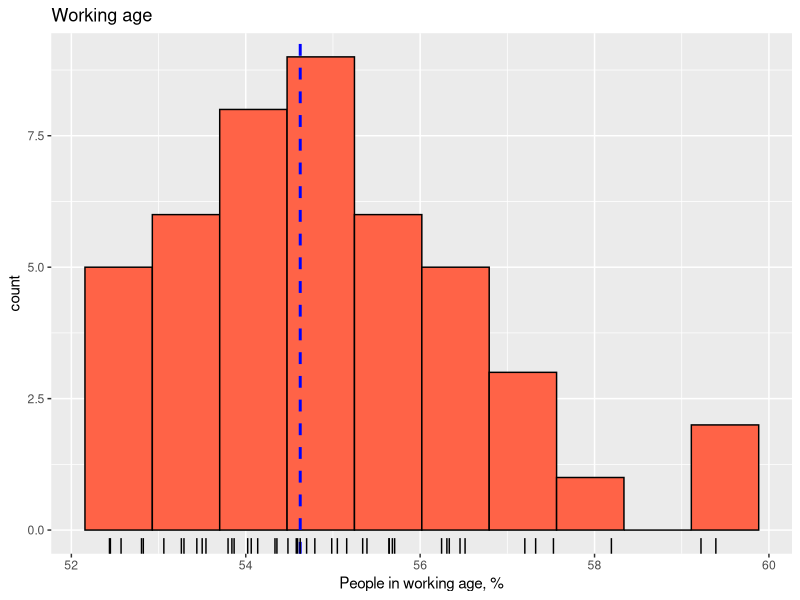
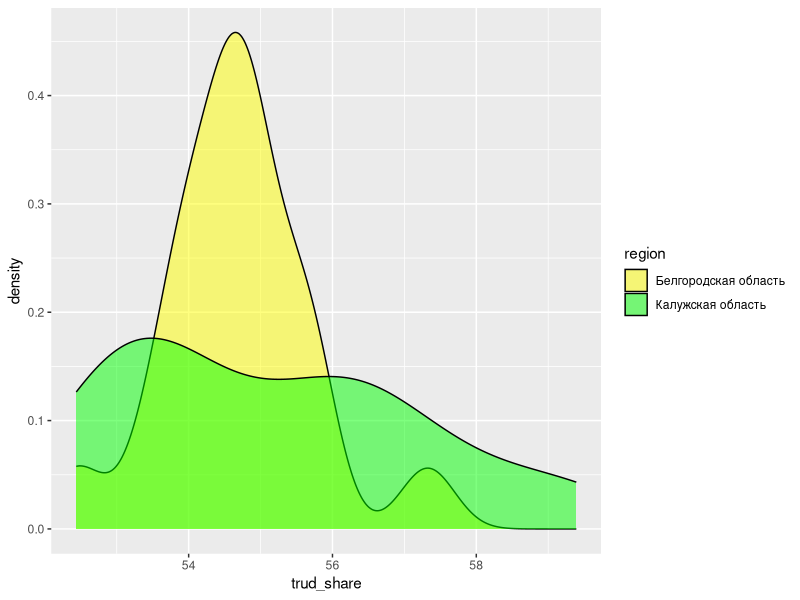
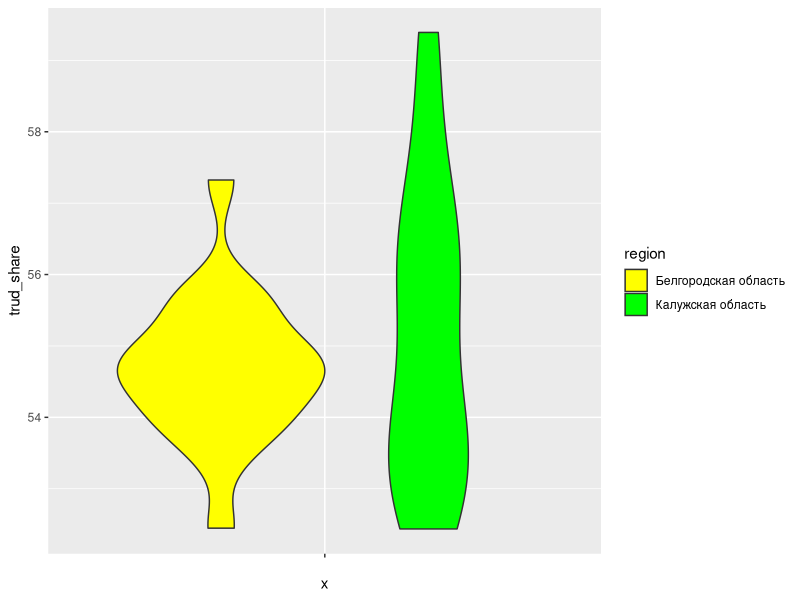
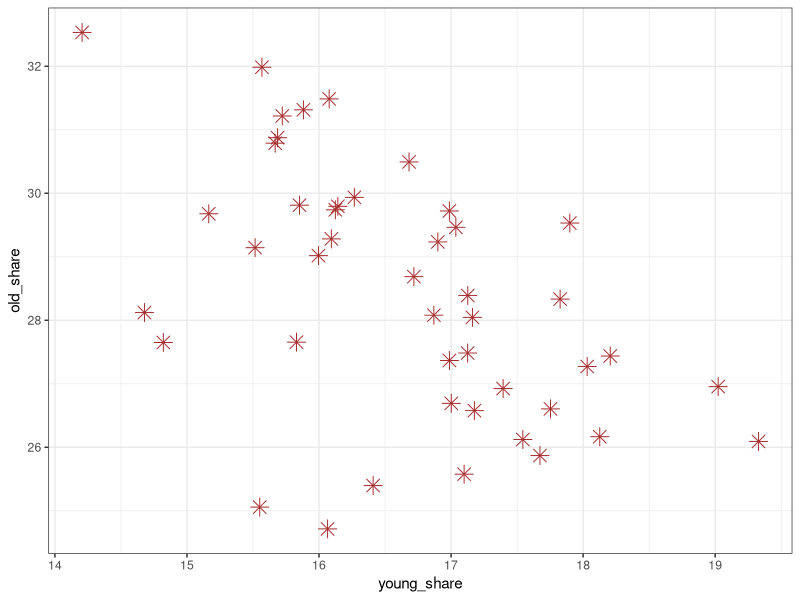
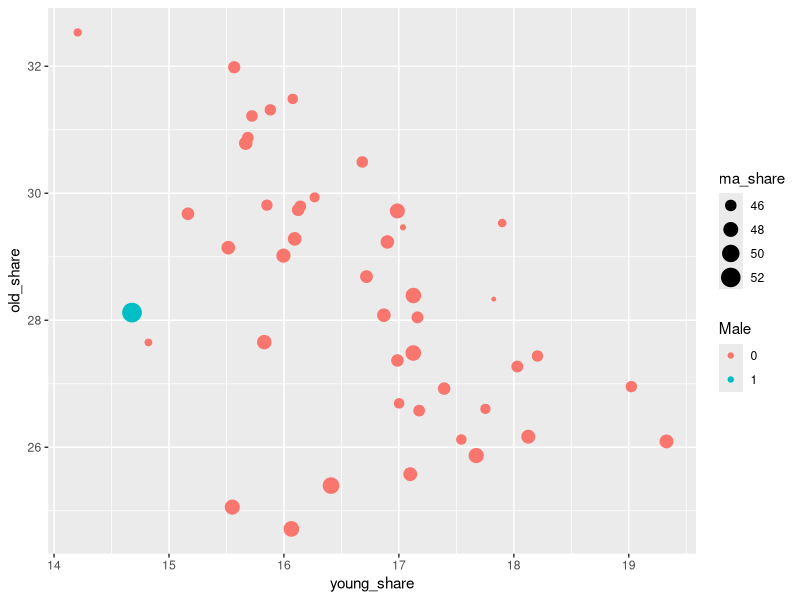
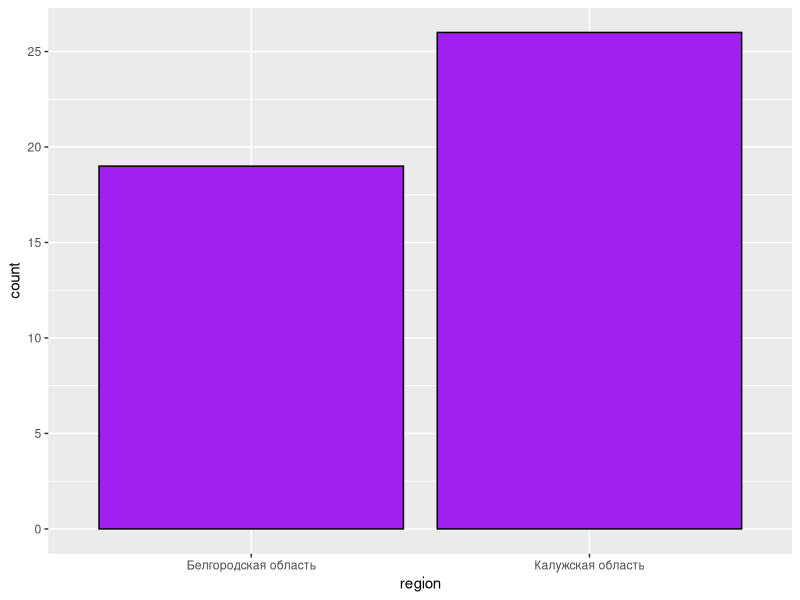

Write the R code that produced these figures, in order.
## ---- chunk 1
library(ggplot2)
library(dplyr)
## ---- chunk 2
df <- read.csv("demography.csv")
## ---- chunk 3
df <- df %>% mutate(young_share = young_total/popul_total * 100,
              trud_share = wa_total/popul_total * 100,
              old_share = ret_total/popul_total * 100)
## ---- chunk 4
ggplot(data = df, aes(x = trud_share)) + 
  geom_histogram(fill = "tomato", color = "black", bins = 10) +
  labs(title = "Working age", x = "People in working age, %") +
  geom_vline(xintercept = median(df$trud_share), color = "blue", 
             lwd = 1, lty = 2) + geom_rug()
## ---- chunk 5
# сглаженные графики плотности
ggplot(data = df, 
       aes(x = trud_share, group = region, fill = region)) +
  geom_density(alpha = 0.5) +
  scale_fill_manual(values = c("yellow", "green"))

# скрипичные диаграммы
ggplot(data = df, 
       aes(x = "", y = trud_share, group = region, fill = region)) +
  geom_violin() +
  scale_fill_manual(values = c("yellow", "green"))
## ---- chunk 6
ggplot(data = df, aes(x = young_share, y= old_share)) +
  geom_point(color = "brown", shape = 8, size = 4) + theme_bw()
## ---- chunk 7
df <- df %>% mutate(female = young_female + wa_female + ret_female,
                    male = young_male + wa_male + ret_male) %>% 
             mutate(fe_share = female / popul_total * 100,
                    ma_share = male / popul_total * 100) %>%
             mutate(Male = factor(ifelse(ma_share > fe_share, 1, 0)))
## ---- chunk 8
ggplot(data = df, aes(x = young_share, y= old_share)) +
  geom_point(aes(size = ma_share, color = Male))
## ---- chunk 9
ggplot(data = df, aes(x = region)) + geom_bar(fill = "purple", color = "black") + 
  scale_y_continuous(breaks = seq(0, 30, by = 5)) # больше делений по оси y
